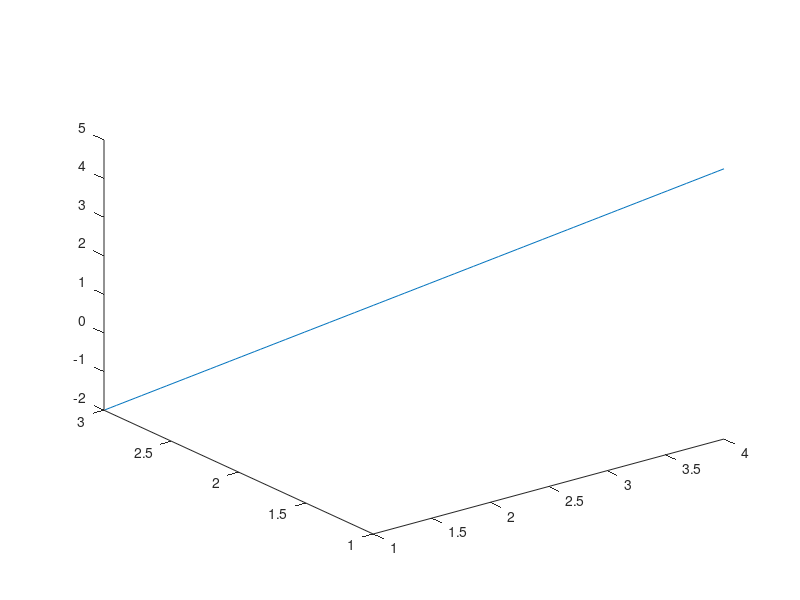

Write MATLAB code to recreate this figure.
%%%%%%%%%%%%%%%%%%%%%%%%%%%%%%%%%%%%%%%%%%%%%%%%%%%%%%%%%%%%
%Nama    : Randy                                           %
%Nim     : 02171030                                        %
%Matkul  : KPB
%PT      : Matematika Institut Teknologi Kalimantan        %
%Program : Proyeksi Garis Dari Persamaan Parametrik        %
%%%%%%%%%%%%%%%%%%%%%%%%%%%%%%%%%%%%%%%%%%%%%%%%%%%%%%%%%%%%

t = linspace(0,1);
x = (1 + 3*t); 
y = (3 - 2*t);
z = (-2 + 7*t);
plot3(x,y,z);